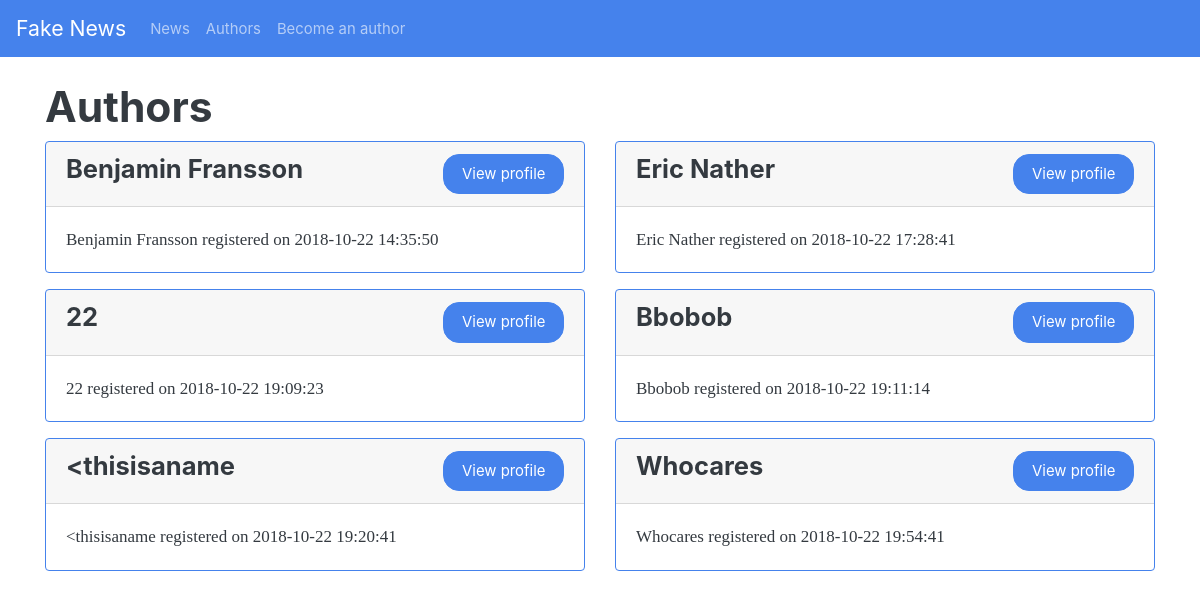
The page /authors.php on the database its author committed.
### tables this page shows
CREATE TABLE authors (
                id INTEGER PRIMARY KEY AUTOINCREMENT,
                name TEXT NOT NULL,
                email TEXT NOT NULL,
                password TEXT NOT NULL,
                date TIMESTAMP NOT NULL DEFAULT CURRENT_TIMESTAMP
                );

### authors.php (called while the page is built, shortened)
<?php
require_once $_SERVER['DOCUMENT_ROOT'].'/database/db.php';
$title = 'Authors';
$db = new ConnectToDatabase;
$query = 'SELECT * FROM authors ORDER BY date ASC;';
$authors = $db->getData($query);
require_once $_SERVER['DOCUMENT_ROOT'].'/components/head.php';
require_once $_SERVER['DOCUMENT_ROOT'].'/components/nav.php';
require_once $_SERVER['DOCUMENT_ROOT'].'/content/authors.php';
require_once $_SERVER['DOCUMENT_ROOT'].'/components/footer.php';

### database/db.php (called while the page is built, shortened)
<?php
class ConnectToDatabase
{
    private $pdo;
    public function __construct()
    {
        $this->fileName = $_SERVER['DOCUMENT_ROOT'].'/database/fake-news.db';
        $dsn = "sqlite:$this->fileName";
        $this->pdo = new PDO($dsn);
        $this->pdo->setAttribute(PDO::ATTR_ERRMODE,
                            PDO::ERRMODE_EXCEPTION);
        $this->pdo->exec('CREATE TABLE IF NOT EXISTS authors (
                id INTEGER PRIMARY KEY AUTOINCREMENT,
                name TEXT NOT NULL,
                email TEXT NOT NULL,
                password TEXT NOT NULL,
                date TIMESTAMP NOT NULL DEFAULT CURRENT_TIMESTAMP
                );');
        $this->pdo->exec('CREATE TABLE IF NOT EXISTS news (
                id INTEGER PRIMARY KEY AUTOINCREMENT,
                title TEXT NOT NULL,
                content TEXT NOT NULL,
                author INTEGER,
                likes INTEGER NOT NULL,
                date TIMESTAMP NOT NULL DEFAULT CURRENT_TIMESTAMP,
                FOREIGN KEY (id) REFERENCES authors(id)
                );');
    }
    public function getData(string $query, ?array $params = []): array
    {
        $sth = $this->pdo->prepare($query);
        $sth->execute($params);
        return $sth->fetchAll(PDO::FETCH_ASSOC);
    }
}

### content/authors.php (the view)
<main>
    <div class="container mt-4">
        <div class="row">
            <div class="col">
                <h1><?=$title?></h1>
            </div>
        </div>
        <div class="row">
        <?php foreach($authors as $author): ?>
            <div class="col-sm-12 col-lg-6">
                <div class="card border-primary mb-3">
                    <div class="card-header">
                        <div class="row">
                            <div class="col-8"><h4><?= ucfirst($author['name']); ?></h4></div>
                            <div class="col-4 d-flex justify-content-end"><a class="card-link btn btn-primary" href="/author.php?id=<?= $author['id']; ?>">View profile</a></div>
                        </div>
                    </div>
                    <div class="card-body">
                        <p class="card-text"><?= ucfirst($author['name']); ?> registered on <?= $author['date']; ?></p>
                    </div>
                </div>
            </div>
        <?php endforeach; ?>
        </div>
    </div>
</main>

### components/head.php (shortened to what this page needs)
<!DOCTYPE html>
<html lang="en">
    <head>
    <link rel="stylesheet" href="css/bootswatch.css">
</head>
<body>

### components/nav.php (shortened to what this page needs)
<?php if(isset($_SESSION['user'])): ?>
<nav class="navbar navbar-expand-lg navbar-dark bg-primary">
    <a class="navbar-brand" href="/">Fake News</a>
    <button class="navbar-toggler" type="button" data-toggle="collapse" data-target="#navbarColor01" aria-controls="navbarColor01"
        aria-expanded="false" aria-label="Toggle navigation">
        <span class="navbar-toggler-icon"></span>
    </button>
    <div class="collapse navbar-collapse" id="navbarColor01">
        <ul class="navbar-nav mr-auto">
            <li class="nav-item">
                <a class="nav-link" href="/">News</a>
            </li>
            <li class="nav-item">
                <a class="nav-link" href="/authors.php">Authors</a>
            </li>
            <li class="nav-item">
                <a class="nav-link" href="/my_news.php">My News</a>
            </li>
            <li class="nav-item">
                <a class="nav-link" href="/processing/author/logout.php">Logout</a>
            </li>
        </ul>
    </div>
</nav>
<?php else: ?>
<nav class="navbar navbar-expand-lg navbar-dark bg-primary">
    <a class="navbar-brand" href="/">Fake News</a>
    <div class="collapse navbar-collapse" id="navbarColor01">
        <ul class="navbar-nav mr-auto">
            <li class="nav-item">
                <a class="nav-link" href="/">News</a>
            </li>
            <li class="nav-item">
                <a class="nav-link" href="/authors.php">Authors</a>
            </li>
            <li class="nav-item">
                <a class="nav-link" href="/login.php">Become an author</a>
            </li>
        </ul>
    </div>
</nav>
<?php endif; ?>

### components/footer.php (shortened to what this page needs)
</body>
</html>

### rows shown on the page
authors: name "Benjamin Fransson", date "2018-10-22 14:35:50"
authors: name "Eric Nather", date "2018-10-22 17:28:41"
authors: name "22", date "2018-10-22 19:09:23"
authors: name "Bbobob", date "2018-10-22 19:11:14"
authors: name "<thisisaname", date "2018-10-22 19:20:41"
authors: name "Whocares", date "2018-10-22 19:54:41"

### other values the page prints
$title "Authors"
